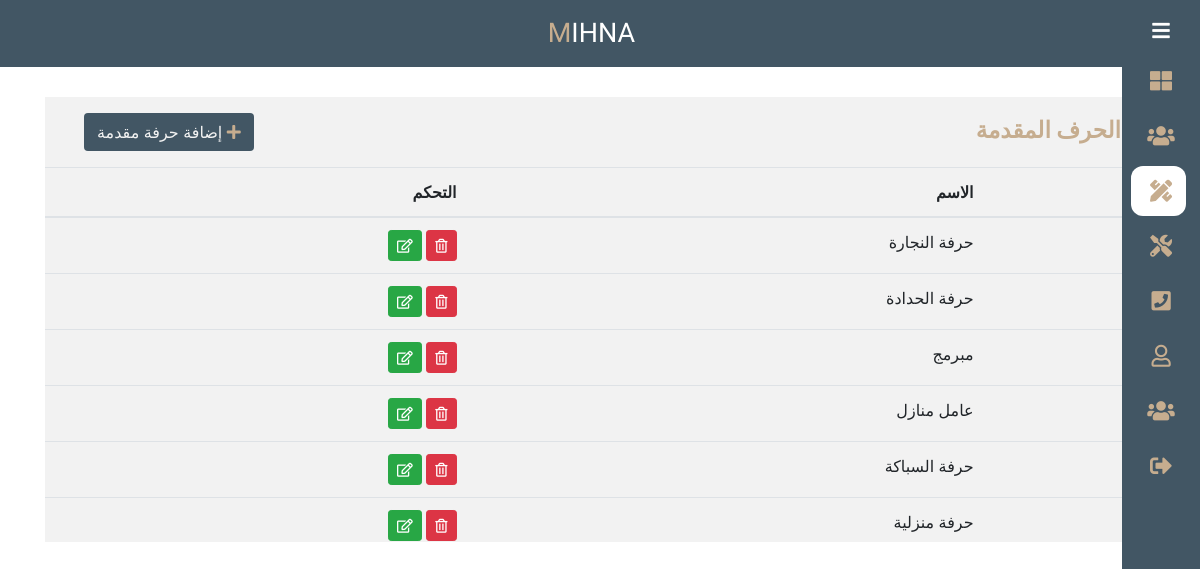
The page /admin/categories.php (signed in) on the database as committed earlier.
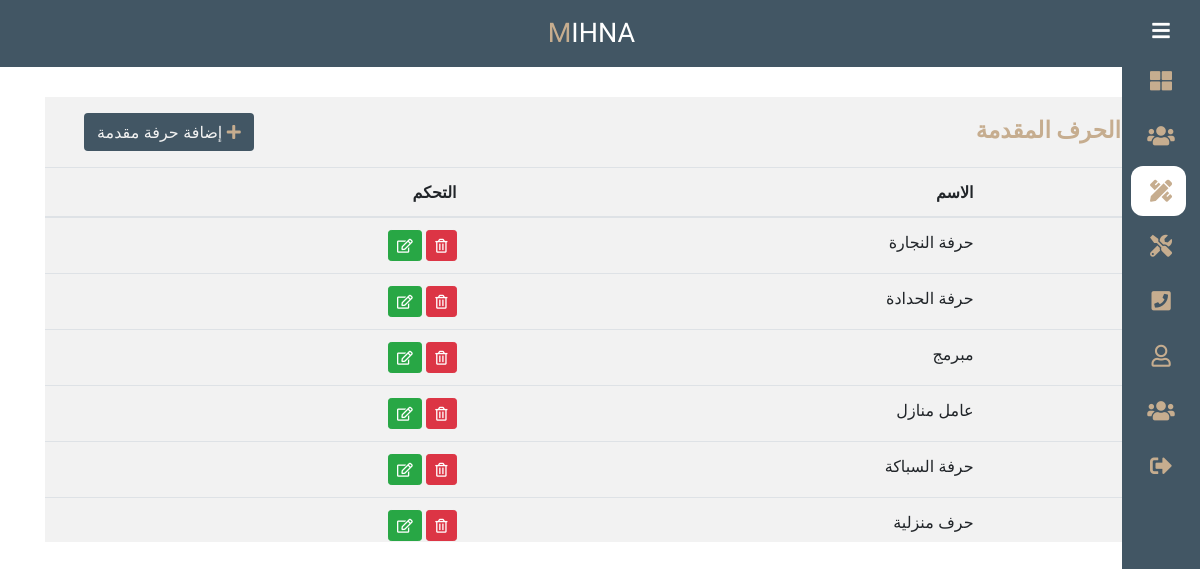
The same page on the database as committed later.
### tables this page shows
CREATE TABLE `categories` (
  `id` int(11) NOT NULL,
  `name` varchar(255) NOT NULL,
  `image` varchar(255) NOT NULL
);

### admin/categories.php (the view, shortened to what this page needs)
<?php
    $titlePage = "الحرف المقدمة";
    include "include/init.php";
    include "include/header.php";
    include "include/nav.php";
    $stmt = $connect->prepare("SELECT * FROM categories");
    $stmt->execute();
    $categories = $stmt->fetchAll();
?>
<div class="wraper">
	<div class="container">
        <div class="tabels-admin">
            <div class="row ml-4 pr-4">
                <div class="col-6 pt-3">
                    <strong class="title-page"><?= $titlePage ?></strong>
                </div>
                <div class="col-6 text-left">
                    <a href="action_category.php?action=add" class="btn app-btn mt-3 mb-3"><i class="fas fa-plus"></i> إضافة حرفة مقدمة</a>
                </div>
            </div>
            <table class="table">
                <thead>
                    <tr>
                        <th scope="col">#</th>
                        <th scope="col">الاسم</th>
                        <th scope="col">التحكم</th>
                    </tr>
                </thead>
                    <tbody>
                        <?php if(!empty($categories)): ?>
                            <?php foreach($categories as $category): ?>
                                <tr>
                                    <th scope="row"><?= $category['id'] ?></th>
                                    <td><?= $category['name'] ?></td>
                                    <td>
                                        <a class="btn btn-sm btn-danger" href="action_category.php?action=delete&id=<?= $category['id'] ?>"><i class="far fa-trash-alt"></i></a>
                                        <a class="btn btn-sm btn-success" href="action_category.php?action=edit&id=<?= $category['id'] ?>"><i class="far fa-edit"></i></a>
                                    </td>
                                </tr>
                            <?php endforeach; ?>
                        <?php endif; ?>
                    </tbody>
            </table>
        </div>
	</div>
</div>
<?php include "include/footer.php"; ?>

Rows that differ between the two databases and show on the page:
changed categories: name "حرفة منزلية" → "حرف منزلية"
